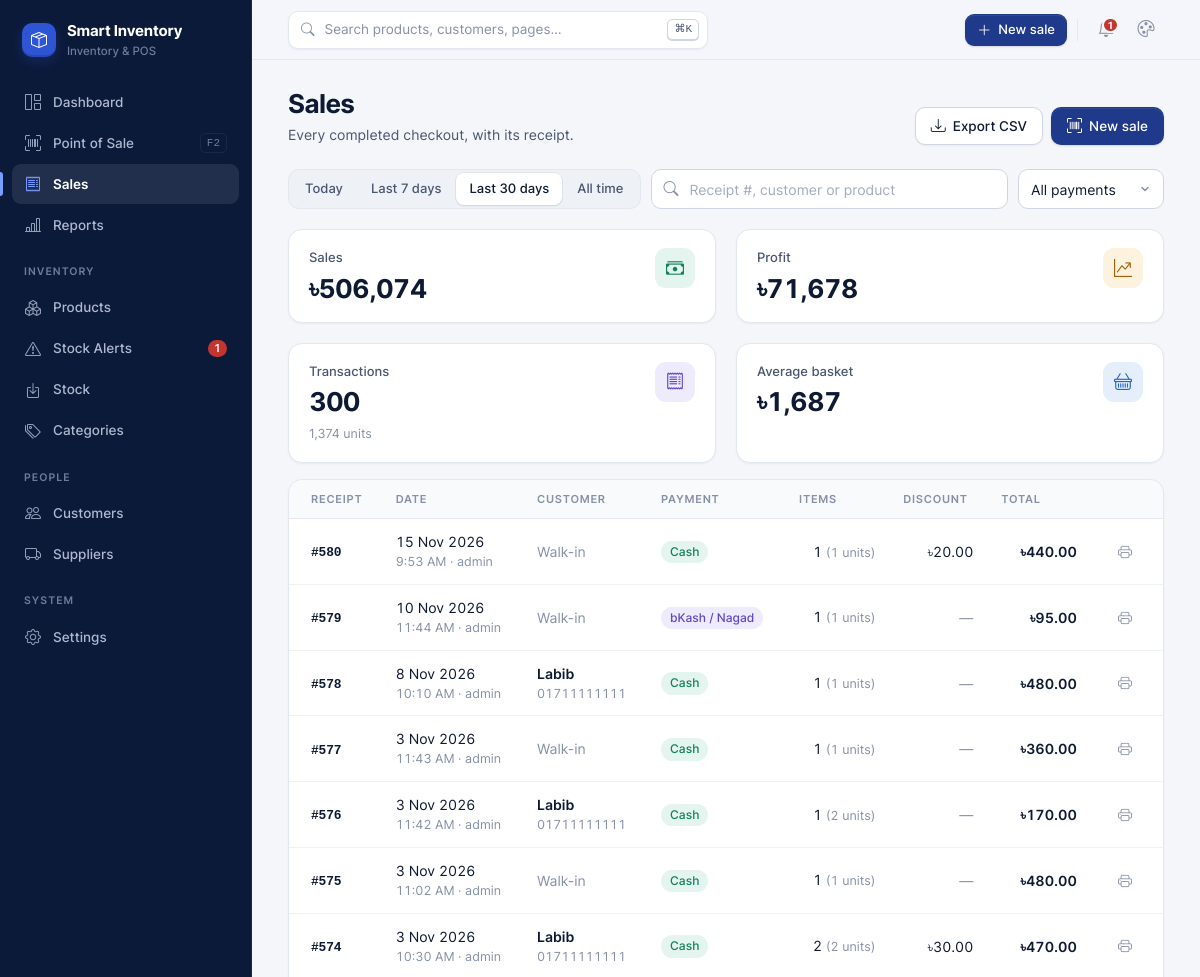
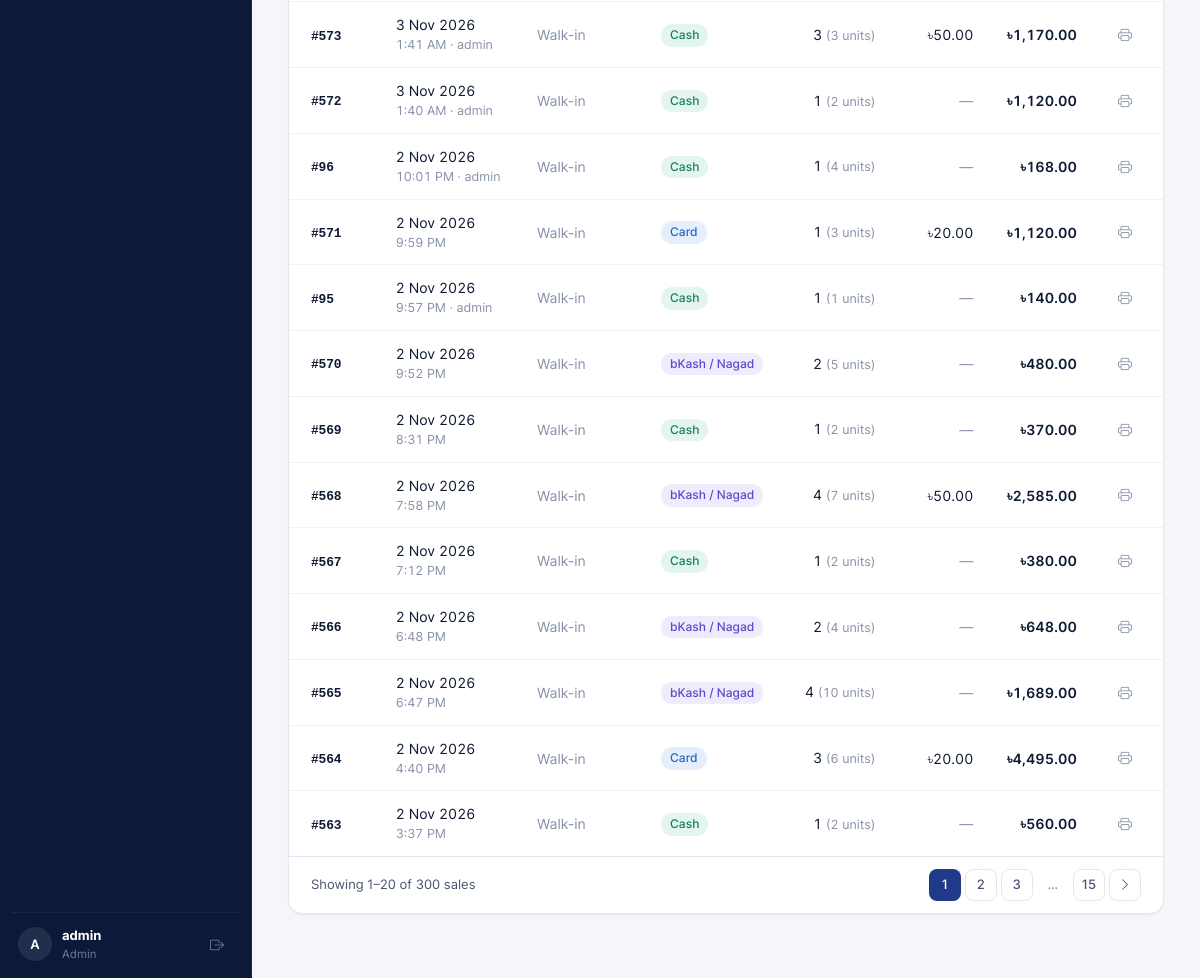
The app's page /sales/ (signed in) with its own data (2 pictures, top to bottom).
### inventory/models.py (models this page shows, shortened)
class StoreSettings(models.Model):
    shop_name = models.CharField(max_length=120, default='Smart Inventory')
    address = models.CharField(max_length=255, blank=True)
    phone = models.CharField(max_length=40, blank=True)
    receipt_footer = models.CharField(max_length=255, default='Thank you for shopping with us!')
    default_low_stock = models.PositiveIntegerField('default low stock alert', default=5)
    reorder_cover_days = models.PositiveIntegerField(
        default=14, help_text='Reorder suggestions keep this many days of sales in stock.',
    )
    telegram_bot_token = models.CharField(max_length=120, blank=True)
    telegram_chat_id = models.CharField(max_length=60, blank=True)
    class Meta:
        verbose_name = 'store settings'
        verbose_name_plural = 'store settings'
    @classmethod
    def load(cls):
        obj, _ = cls.objects.get_or_create(pk=1)
        return obj

class Order(models.Model):
    PAYMENT_CHOICES = [
        ('cash', 'Cash'),
        ('card', 'Card'),
        ('mobile', 'bKash / Nagad'),
    ]
    customer = models.ForeignKey(Customer, on_delete=models.SET_NULL, null=True, blank=True, related_name='orders')
    subtotal = models.DecimalField(max_digits=12, decimal_places=2, default=0)
    discount = models.DecimalField(max_digits=12, decimal_places=2, default=0)
    total = models.DecimalField(max_digits=12, decimal_places=2, default=0)
    paid = models.DecimalField(max_digits=12, decimal_places=2, default=0)
    payment_method = models.CharField(max_length=10, choices=PAYMENT_CHOICES, default='cash')
    note = models.CharField(max_length=255, blank=True)
    user = models.ForeignKey(settings.AUTH_USER_MODEL, on_delete=models.SET_NULL, null=True, blank=True)
    date = models.DateTimeField(default=timezone.now, db_index=True)
    class Meta:
        ordering = ['-date']

class Customer(models.Model):
    name = models.CharField(max_length=150, blank=True)
    phone = models.CharField(max_length=20, blank=True, db_index=True)
    address = models.CharField(max_length=255, blank=True)
    created_at = models.DateTimeField(auto_now_add=True)
    class Meta:
        ordering = ['name', 'phone']
    def __str__(self):
        return self.name or self.phone or f'Customer #{self.pk}'

### inventory/views/pos.py (the view)
# urls.py: path('sales/', views.order_list, name='order_list'),
@login_required
def order_list(request):
    orders, period, query, payment = _filtered_orders(request)
    lines = Sale.objects.filter(order__in=orders.values('pk'))
    totals = lines.aggregate(revenue=Sum('total_price'), profit=Sum(reports.PROFIT_EXPR), units=Sum('quantity_sold'))
    count = orders.count()
    page_obj = Paginator(
        orders.annotate(lines=Count('items', distinct=True), units=Sum('items__quantity_sold')).order_by('-date', '-pk'),
        20,
    ).get_page(request.GET.get('page'))
    return render(request, 'inventory/order_list.html', {
        'page_obj': page_obj,
        'periods': PERIODS,
        'period': period,
        'query': query,
        'payment': payment,
        'payment_choices': Order.PAYMENT_CHOICES,
        'totals': {
            'revenue': totals['revenue'] or 0,
            'profit': totals['profit'] or 0,
            'units': totals['units'] or 0,
            'count': count,
            'basket': (totals['revenue'] or 0) / count if count else 0,
        },
        'page_qs': querystring(request, page=None),
    })

### inventory/context_processors.py (called while the page is built)
def nav_section(request):
    match = getattr(request, 'resolver_match', None)
    name = match.url_name if match else ''
    section = next((s for prefix, s in SECTIONS if name and name.startswith(prefix)), '')
    return {'nav_section': section}

def store(request):
    theme = request.COOKIES.get(THEME_COOKIE, 'navy')
    context = {
        'store': StoreSettings.load(),
        'theme': theme if theme in {t[0] for t in THEMES} else 'navy',
        'themes': THEMES,
    }
    if getattr(request, 'user', None) and request.user.is_authenticated:
        context['nav_low_stock'] = Product.objects.filter(quantity__lte=F('low_stock_threshold')).count()
    return context

### inventory/reports.py (called while the page is built, shortened)
def today():
    return timezone.localdate()

def parse_range(params, default='30d'):
    key = params.get('range', default)
    end = today()
    days = {'today': 1, '7d': 7, '30d': 30, '90d': 90}.get(key)
    if days is None:
        key, days = default, 30
    return key, end - timedelta(days=days - 1), end

def bounds(start, end):
    tz = timezone.get_current_timezone()
    return (
        timezone.make_aware(datetime.combine(start, time.min), tz),
        timezone.make_aware(datetime.combine(end + timedelta(days=1), time.min), tz),
    )

### inventory/templatetags/ui.py (called while the page is built)
def _number(value):
    try:
        return Decimal(str(value if value is not None else 0))
    except (InvalidOperation, ValueError):
        return Decimal('0')

@register.filter
def money(value, places=2):
    amount = _number(value)
    text = f'{abs(amount):,.{int(places)}f}'
    return f'{"-" if amount < 0 else ""}৳{text}'

@register.filter
def money0(value):
    return money(value, 0)

@register.filter
def num(value, places=0):
    return f'{_number(value):,.{int(places)}f}'

@register.simple_tag
def page_range(page_obj):
    current, last = page_obj.number, page_obj.paginator.num_pages
    pages = sorted({1, last, *range(max(1, current - 2), min(last, current + 2) + 1)})
    out, prev = [], 0
    for p in pages:
        if p - prev > 1:
            out.append(None)
        out.append(p)
        prev = p
    return out

### inventory/views/common.py (called while the page is built)
def querystring(request, **changes):
    params = request.GET.copy()
    for key, value in changes.items():
        if value is None:
            params.pop(key, None)
        else:
            params[key] = value
    return params.urlencode()

### templates/inventory/order_list.html (shortened to what this page needs)
{% extends 'base.html' %}
{% load ui %}
{% block content %}
<div class="page-head">
  <div>
    <h1>Sales</h1>
    <p>Every completed checkout, with its receipt.</p>
  </div>
  <div class="actions">
    <a href="{% url 'sales_export' %}?{{ page_qs }}" class="btn btn-outline"><i class="bi bi-download"></i> Export CSV</a>
    <a href="{% url 'pos' %}" class="btn btn-primary"><i class="bi bi-upc-scan"></i> New sale</a>
  </div>
</div>
<form method="get" class="toolbar">
  <div class="seg">
    {% for key, label in periods %}
    <a href="?period={{ key }}{% if query %}&q={{ query|urlencode }}{% endif %}{% if payment %}&payment={{ payment }}{% endif %}" class="{% if key == period %}active{% endif %}">{{ label }}</a>
    {% endfor %}
  </div>
  <div class="input-icon" style="flex: 1 1 240px; max-width: 360px">
    <input type="text" name="q" value="{{ query }}" class="form-control" placeholder="Receipt #, customer or product">
  </div>
  <select name="payment" class="form-select" style="width:auto" onchange="this.form.submit()" aria-label="Payment method">
    <option value="">All payments</option>
  </select>
</form>
<div class="grid grid-4 mb-2">
  <div class="card kpi"><div><div class="label">Sales</div><div class="value">{{ totals.revenue|money0 }}</div></div><div class="kpi-icon tone-green"><i class="bi bi-cash-stack"></i></div></div>
  <div class="card kpi"><div><div class="label">Profit</div><div class="value">{{ totals.profit|money0 }}</div></div><div class="kpi-icon tone-amber"><i class="bi bi-graph-up-arrow"></i></div></div>
  <div class="card kpi"><div><div class="label">Transactions</div><div class="value">{{ totals.count|num }}</div><div class="foot">{{ totals.units|num }} units</div></div><div class="kpi-icon tone-violet"><i class="bi bi-receipt"></i></div></div>
  <div class="card kpi"><div><div class="label">Average basket</div><div class="value">{{ totals.basket|money0 }}</div></div><div class="kpi-icon tone-blue"><i class="bi bi-basket"></i></div></div>
</div>
<div class="card">
  <div class="table-wrap">
    {% if page_obj.object_list %}
    <table class="table hover">
      <thead>
        <tr>
          <th>Receipt</th>
          <th>Date</th>
          <th>Customer</th>
          <th>Payment</th>
          <th class="text-right">Items</th>
          <th class="text-right">Discount</th>
          <th class="text-right">Total</th>
          <th></th>
        </tr>
      </thead>
      <tbody>
        {% for o in page_obj %}
        <tr>
          <td><a href="{% url 'order_receipt' o.pk %}" class="cell-title mono">#{{ o.pk }}</a></td>
          <td class="nowrap">{{ o.date|date:"j M Y" }}<div class="cell-sub">{{ o.date|time:"g:i A" }}{% if o.user %} · {{ o.user.username }}{% endif %}</div></td>
          <td>
            {% if o.customer %}<a href="{% url 'customer_detail' o.customer_id %}" class="strong">{{ o.customer }}</a>{% if o.customer.name and o.customer.phone %}<div class="cell-sub">{{ o.customer.phone }}</div>{% endif %}
            {% else %}<span class="muted">Walk-in</span>{% endif %}
          </td>
          <td><span class="badge {% if o.payment_method == 'cash' %}badge-ok{% elif o.payment_method == 'card' %}badge-info{% else %}badge-violet{% endif %}">{{ o.get_payment_method_display }}</span></td>
          <td class="text-right">{{ o.lines }} <span class="muted small">({{ o.units|default:0 }} units)</span></td>
          <td class="text-right">{% if o.discount %}{{ o.discount|money }}{% else %}<span class="muted">—</span>{% endif %}</td>
          <td class="text-right strong">{{ o.total|money }}</td>
          <td class="cell-actions"><a href="{% url 'order_receipt' o.pk %}" class="icon-btn" title="Receipt" aria-label="Receipt #{{ o.pk }}"><i class="bi bi-printer"></i></a></td>
        </tr>
        {% endfor %}
      </tbody>
    </table>
    {% endif %}
  </div>
  {% include 'includes/pagination.html' with noun='sales' %}
</div>
{% endblock %}

### templates/base.html (shortened to what this page needs)
{% load static %}
<!DOCTYPE html>
<html lang="en" data-theme="{{ theme }}">
<head>
  <link rel="stylesheet" href="{% static 'vendor/inter/inter.css' %}">
  <link rel="stylesheet" href="{% static 'vendor/bootstrap-icons/bootstrap-icons.min.css' %}">
  <link rel="stylesheet" href="{% static 'css/style.css' %}">
</head>
<body>
<div class="app">
  <aside class="sidebar" id="sidebar">
    <a href="{% url 'dashboard' %}" class="brand">
      <span class="brand-mark"><i class="bi bi-box-seam"></i></span>
      <span class="ellipsis">{{ store.shop_name }}<small>Inventory &amp; POS</small></span>
    </a>
    <nav class="nav">
      <a href="{% url 'dashboard' %}" class="{% if nav_section == 'dashboard' %}active{% endif %}"><i class="bi bi-grid-1x2"></i> Dashboard</a>
      <a href="{% url 'pos' %}" class="{% if nav_section == 'pos' %}active{% endif %}"><i class="bi bi-upc-scan"></i> Point of Sale <kbd class="kbd-hint">F2</kbd></a>
      <a href="{% url 'order_list' %}" class="{% if nav_section == 'sales' %}active{% endif %}"><i class="bi bi-receipt"></i> Sales</a>
      <a href="{% url 'report' %}" class="{% if nav_section == 'reports' %}active{% endif %}"><i class="bi bi-bar-chart-line"></i> Reports</a>
      <div class="nav-label">Inventory</div>
      <a href="{% url 'product_list' %}" class="{% if nav_section == 'products' %}active{% endif %}"><i class="bi bi-boxes"></i> Products</a>
      <a href="{% url 'alert_list' %}" class="{% if nav_section == 'alerts' %}active{% endif %}">
        <i class="bi bi-exclamation-triangle"></i> Stock Alerts
        {% if nav_low_stock %}<span class="count" title="{{ nav_low_stock }} low or out of stock">{{ nav_low_stock }}</span>{% endif %}
      </a>
      <a href="{% url 'stock' %}" class="{% if nav_section == 'stock' %}active{% endif %}"><i class="bi bi-box-arrow-in-down"></i> Stock</a>
      <a href="{% url 'category_list' %}" class="{% if nav_section == 'categories' %}active{% endif %}"><i class="bi bi-tags"></i> Categories</a>
      <div class="nav-label">People</div>
      <a href="{% url 'customer_list' %}" class="{% if nav_section == 'customers' %}active{% endif %}"><i class="bi bi-people"></i> Customers</a>
      <a href="{% url 'supplier_list' %}" class="{% if nav_section == 'suppliers' %}active{% endif %}"><i class="bi bi-truck"></i> Suppliers</a>
      <div class="nav-label">System</div>
      <a href="{% url 'settings' %}" class="{% if nav_section == 'settings' %}active{% endif %}"><i class="bi bi-gear"></i> Settings</a>
    </nav>
    <div class="sidebar-footer">
      <a href="{% url 'settings' %}?tab=account" class="avatar" title="My account">{{ request.user.get_full_name|default:request.user.username|slice:":1" }}</a>
      <div class="who">
        <strong class="ellipsis">{{ request.user.get_full_name|default:request.user.username }}</strong>
        <span>{% if request.user.is_superuser %}Admin{% else %}Staff{% endif %}</span>
      </div>
      <form method="post" action="{% url 'logout' %}">
        <button type="submit" class="icon-btn" title="Sign out" aria-label="Sign out"><i class="bi bi-box-arrow-right"></i></button>
      </form>
    </div>
  </aside>
  <main class="main">
    <header class="topbar">
      <button type="button" class="search-trigger" data-cmdk aria-label="Search">
        <i class="bi bi-search"></i>
        <span>Search products, customers, pages…</span>
        <kbd>⌘K</kbd>
      </button>
      <div class="topbar-actions">
        <a href="{% url 'pos' %}" class="btn btn-primary btn-sm hide-sm"><i class="bi bi-plus-lg"></i> New sale</a>
        <a href="{% url 'alert_list' %}" class="icon-btn" title="Stock alerts" aria-label="Stock alerts">
          {% if nav_low_stock %}<span class="dot-badge">{{ nav_low_stock }}</span>{% endif %}
        </a>
        <div class="menu" id="themeMenu">
          <button type="button" class="icon-btn" data-menu-toggle title="Theme" aria-label="Change theme" aria-haspopup="true">
            <i class="bi {% if theme == 'midnight' %}bi-moon-stars{% else %}bi-palette{% endif %}"></i>
          </button>
        </div>
      </div>
    </header>
    <div class="content">
      <div class="container">
        {% block content %}{% endblock %}
      </div>
    </div>
  </main>
</div>
</body>
</html>

### records on screen
StoreSettings: shop_name "Smart Inventory"
Order: pk "580", date "15 Nov 2026", date "9:53 AM", user.username "admin", shows "Walk-in", payment_method "Cash", lines "1", units "1", discount "৳20.00", total "৳440.00"
Order: pk "579", date "10 Nov 2026", date "11:44 AM", user.username "admin", shows "Walk-in", payment_method "bKash / Nagad", lines "1", units "1", total "৳95.00"
Order: pk "578", date "8 Nov 2026", date "10:10 AM", user.username "admin", customer "Labib", customer.phone "01711111111", payment_method "Cash", lines "1", units "1", total "৳480.00"
Order: pk "577", date "3 Nov 2026", date "11:43 AM", user.username "admin", shows "Walk-in", payment_method "Cash", lines "1", units "1", total "৳360.00"
Order: pk "576", date "3 Nov 2026", date "11:42 AM", user.username "admin", customer "Labib", customer.phone "01711111111", payment_method "Cash", lines "1", units "2", total "৳170.00"
Order: pk "575", date "3 Nov 2026", date "11:02 AM", user.username "admin", shows "Walk-in", payment_method "Cash", lines "1", units "1", total "৳480.00"
Order: pk "574", date "3 Nov 2026", date "10:30 AM", user.username "admin", customer "Labib", customer.phone "01711111111", payment_method "Cash", lines "2", units "2", discount "৳30.00", total "৳470.00"
Order: pk "573", date "3 Nov 2026", date "1:41 AM", user.username "admin", shows "Walk-in", payment_method "Cash", lines "3", units "3", discount "৳50.00", total "৳1,170.00"
Order: pk "572", date "3 Nov 2026", date "1:40 AM", user.username "admin", shows "Walk-in", payment_method "Cash", lines "1", units "2", total "৳1,120.00"
Order: pk "96", date "2 Nov 2026", date "10:01 PM", user.username "admin", shows "Walk-in", payment_method "Cash", lines "1", units "4", total "৳168.00"
Order: pk "571", date "2 Nov 2026", date "9:59 PM", shows "Walk-in", payment_method "Card", lines "1", units "3", discount "৳20.00", total "৳1,120.00"
Order: pk "95", date "2 Nov 2026", date "9:57 PM", user.username "admin", shows "Walk-in", payment_method "Cash", lines "1", units "1", total "৳140.00"
Order: pk "570", date "2 Nov 2026", date "9:52 PM", shows "Walk-in", payment_method "bKash / Nagad", lines "2", units "5", total "৳480.00"
Order: pk "569", date "2 Nov 2026", date "8:31 PM", shows "Walk-in", payment_method "Cash", lines "1", units "2", total "৳370.00"
Order: pk "568", date "2 Nov 2026", date "7:58 PM", shows "Walk-in", payment_method "bKash / Nagad", lines "4", units "7", discount "৳50.00", total "৳2,585.00"
Order: pk "567", date "2 Nov 2026", date "7:12 PM", shows "Walk-in", payment_method "Cash", lines "1", units "2", total "৳380.00"
Order: pk "566", date "2 Nov 2026", date "6:48 PM", shows "Walk-in", payment_method "bKash / Nagad", lines "2", units "4", total "৳648.00"
Order: pk "565", date "2 Nov 2026", date "6:47 PM", shows "Walk-in", payment_method "bKash / Nagad", lines "4", units "10", total "৳1,689.00"
Order: pk "564", date "2 Nov 2026", date "4:40 PM", shows "Walk-in", payment_method "Card", lines "3", units "6", discount "৳20.00", total "৳4,495.00"
Order: pk "563", date "2 Nov 2026", date "3:37 PM", shows "Walk-in", payment_method "Cash", lines "1", units "2", total "৳560.00"

### other values on screen
{{ nav_low_stock }} "1"
{{ request.user.get_full_name|default:request.user.username|slice:":1" }} "A"
{{ request.user.get_full_name|default:request.user.username }} "admin"
{{ label }} "Today" "Last 7 days" "Last 30 days" "All time"
{{ totals.revenue|money0 }} "৳506,074"
{{ totals.profit|money0 }} "৳71,678"
{{ totals.count|num }} "300"
{{ totals.units|num }} "1,374"
{{ totals.basket|money0 }} "৳1,687"
{{ page_obj.start_index }} "1"
{{ page_obj.end_index }} "20"
{{ page_obj.paginator.count }} "300"
{{ noun }} "sales"
{{ num }} "1"
{{ num }} "2" "3" "15"
